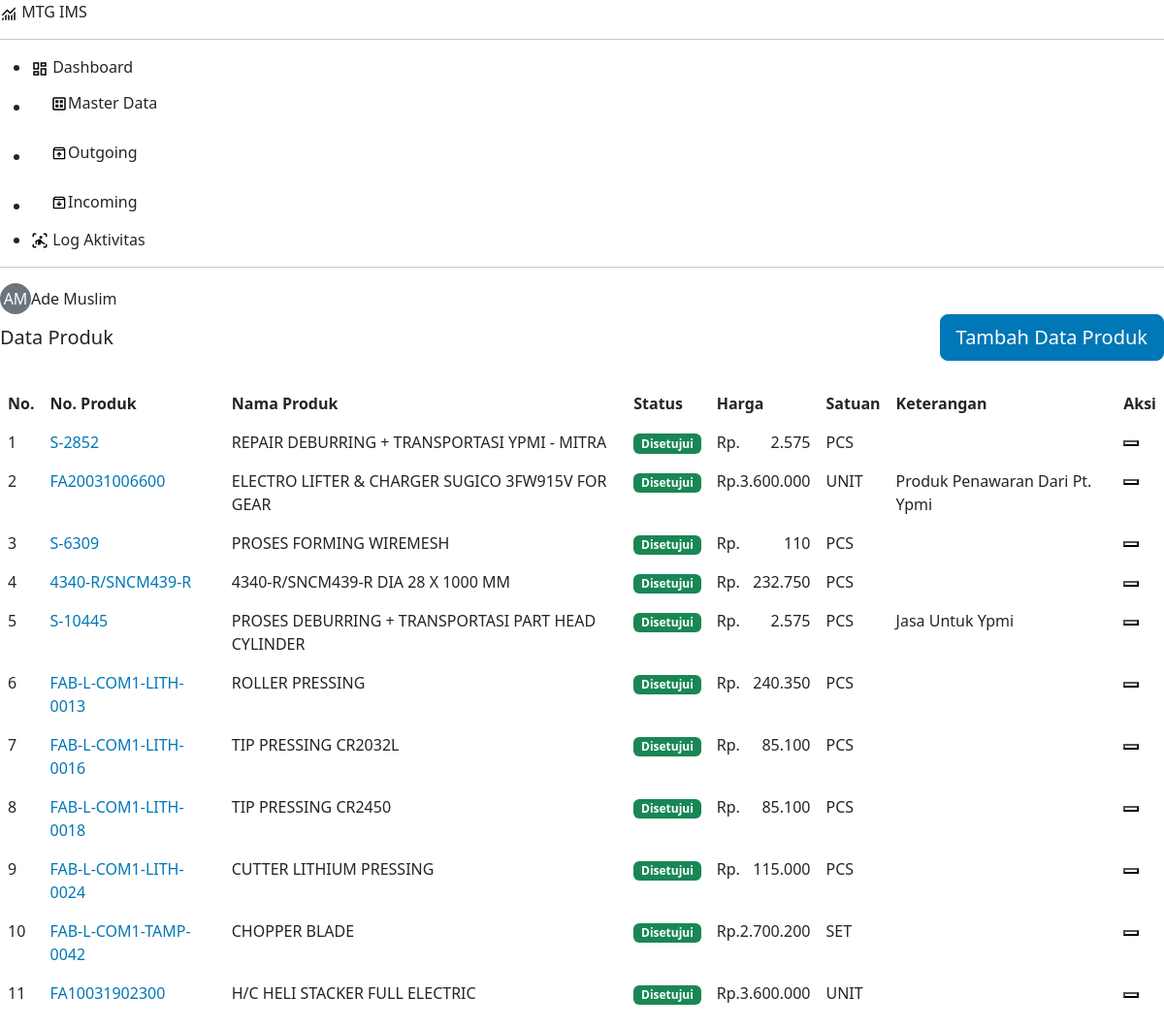
/pages/master-data/products/index.php (signed in), run on the app's committed database.
### tables this page shows
CREATE TABLE `produk` (
  `id_produk` varchar(36) NOT NULL,
  `no_produk` varchar(50) NOT NULL,
  `nama_produk` varchar(100) NOT NULL,
  `satuan` varchar(25) NOT NULL,
  `harga` int UNSIGNED NOT NULL,
  `status` enum('draft','pending','ditolak','disetujui') NOT NULL DEFAULT 'draft',
  `keterangan` varchar(255) DEFAULT NULL,
  `status_hapus` tinyint(1) NOT NULL DEFAULT '0'
);

### pages/master-data/products/index.php (the view, shortened to what this page needs)
<?php
require '../../../includes/header.php';
$data_produk = selectData('produk', 'status_hapus = 0');
?>
<div class="d-flex justify-content-between align-items-center mb-4">
  <h1 class="fs-5 m-0">Data Produk</h1>
  <button type="button" class="btn btn-primary btn-lg btn-icon btn-add" data-bs-toggle="modal"
    data-bs-target="#addModal">
    Tambah Data Produk
  </button>
</div>
<table id="example" class="table nowrap table-hover" style="width:100%">
  <thead>
    <tr>
      <th>No.</th>
      <th>No. Produk</th>
      <th>Nama Produk</th>
      <th>Status</th>
      <th>Harga</th>
      <th>Satuan</th>
      <th>Keterangan</th>
      <th>Aksi</th>
    </tr>
  </thead>
  <tbody>
    <?php if (empty($data_produk)) : ?>
    <tr>
      <td colspan="8">Tidak ada data</td>
    </tr>
    <?php else : ?>
    <?php $no = 1; ?>
    <?php foreach ($data_produk as $produk) : ?>
    <tr>
      <td class="text-start"><?= $no; ?></td>
      <td class="text-primary"><?= strtoupper($produk['no_produk']); ?></td>
      <td><?= strtoupper($produk['nama_produk']); ?></td>
      <td class="text-center">
        <?php
        $status_class = '';
        if ($produk['status'] == 'draft') {
            $status_class = 'text-bg-warning';
        } elseif ($produk['status'] == 'pending') {
            $status_class = 'text-bg-info';
        } elseif ($produk['status'] == 'ditolak') {
            $status_class = 'text-bg-danger';
        } elseif ($produk['status'] == 'disetujui') {
            $status_class = 'text-bg-success';
        }
        ?>
        <span class="badge <?= $status_class ?>"><?= ucfirst($produk['status']); ?></span>
      </td>
      <td><?= formatRupiah($produk['harga']); ?></td>
      <td><?= strtoupper($produk['satuan']); ?></td>
      <td><?= ucwords($produk['keterangan']) ?></td>
      <td>
        <div class="btn-group">
          <button type="button" class="btn-act btn-edit bg-transparent" data-bs-toggle="modal"
            data-bs-target="#editModal<?= $produk['id_produk']; ?>" title="Ubah Data"></button>
        </div>
      </td>
    </tr>
            <?php include 'edit.php'; ?>
    <?php
    $no++;
    endforeach;
    endif; ?>
  </tbody>
</table>
<?php
require '../../../includes/footer.php';
?>

### includes/function.php (shortened to what this page needs)
<?php
require_once 'config.php';
function selectData($table, $conditions = "", $order_by = "", $limit = "", $bind_params = array()) {
    global $conn;
    $sql = "SELECT * FROM $table";
    if (!empty($conditions)) {
        $sql .= " WHERE $conditions";
    }
    $stmt = mysqli_prepare($conn, $sql);
    mysqli_stmt_execute($stmt);
    $result = mysqli_stmt_get_result($stmt);
    $rows = mysqli_fetch_all($result, MYSQLI_ASSOC);
    return $rows;
}
function formatRupiah($number) {
    return '<div class="d-flex justify-content-between"><span>Rp.</span><span>' . number_format($number, 0, ',', '.') . '</span></div>';
}

### data on the page
produk: no_produk "S-2852", nama_produk "REPAIR DEBURRING + TRANSPORTASI YPMI - MITRA", status "Disetujui", harga "2.575", satuan "PCS"
produk: no_produk "FA20031006600", nama_produk "ELECTRO LIFTER & CHARGER SUGICO 3FW915V FOR GEAR", status "Disetujui", harga "3.600.000", satuan "UNIT", keterangan "Produk Penawaran Dari Pt. Ypmi"
produk: no_produk "S-6309", nama_produk "PROSES FORMING WIREMESH", status "Disetujui", harga "110", satuan "PCS"
produk: no_produk "4340-R/SNCM439-R", nama_produk "4340-R/SNCM439-R DIA 28 X 1000 MM", status "Disetujui", harga "232.750", satuan "PCS"
produk: no_produk "S-10445", nama_produk "PROSES DEBURRING + TRANSPORTASI PART HEAD CYLINDER", status "Disetujui", harga "2.575", satuan "PCS", keterangan "Jasa Untuk Ypmi"
produk: no_produk "FAB-L-COM1-LITH-0013", nama_produk "ROLLER PRESSING", status "Disetujui", harga "240.350", satuan "PCS"
produk: no_produk "FAB-L-COM1-LITH-0016", nama_produk "TIP PRESSING CR2032L", status "Disetujui", harga "85.100", satuan "PCS"
produk: no_produk "FAB-L-COM1-LITH-0018", nama_produk "TIP PRESSING CR2450", status "Disetujui", harga "85.100", satuan "PCS"
produk: no_produk "FAB-L-COM1-LITH-0024", nama_produk "CUTTER LITHIUM PRESSING", status "Disetujui", harga "115.000", satuan "PCS"
produk: no_produk "FAB-L-COM1-TAMP-0042", nama_produk "CHOPPER BLADE", status "Disetujui", harga "2.700.200", satuan "SET"
produk: no_produk "FA10031902300", nama_produk "H/C HELI STACKER FULL ELECTRIC", status "Disetujui", harga "3.600.000", satuan "UNIT"

### other printed values
$inisial "AM"
$nama_lengkap "Ade Muslim"
